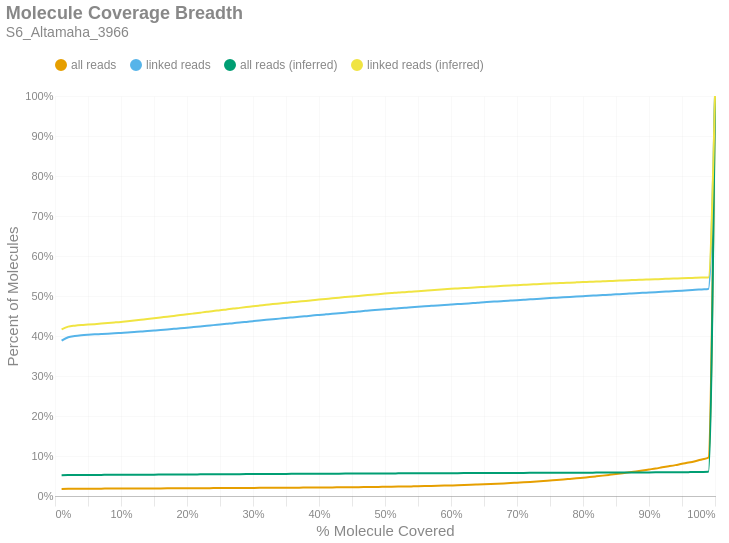

The notebook cell saved with this chart:
### Markdown cell above
### Molecule Read Coverage
This chart shows molecule coverage breadth as computed by the number of bases aligned to that molecule. In other words, "*how much of each unique long molecule is actually sequenced/aligned?*" Keep in mind there is a distinction between sequences and alignments, since some sequences belonging to a particular molecule may not align well and wouldn't appear in the alignment data. This chart also shows molecule coverage breadth as computed by the *inferred fragment* from which the aligned sequences originate. Unlike read coverage, this calculation takes into account the total insert size, including unsequenced gaps between the forward and reverse reads. Like the previous figures, these are cumulative percents.

### Code cell
if SKIPLR:
    print_html(f"Skipped")
else:
    binned_df = consolidated_hist(valids['coverage_bp'], mask, 0.01, True)
    binned_df_inf = consolidated_hist(valids['coverage_inserts'], mask, 0.01, True)
    binned_df = binned_df.with_columns(pl.lit(binned_df_inf['all reads (cumsum)']).alias('all reads (inferred)'))
    binned_df = binned_df.with_columns(pl.lit(binned_df_inf['linked reads (cumsum)']).alias('linked reads (inferred)'))
    binned_df = binned_df.with_columns(
        (pl.col('bin').cast(pl.Float64) + 0.01).alias('right_edge')
    )

    with SafeRender(binned_df):
        (
            density_plot(binned_df, 'Molecule Coverage Breadth', samplename, 'molcov', ['all reads (inferred)','linked reads (inferred)'])
            .encode(
                #x=alt.X('bin:Q', title="% Molecule Covered").axis(format = '%').scale(padding=0),
                x=alt.X('right_edge:Q', title="% Molecule Covered").axis(format='%').scale(padding=0),
                y=alt.Y('value:Q', title='Percent of Molecules')
                    .axis(format='%')
                    .stack(False)
                    .scale(domainMin=0, padding=0),
                color=alt.Color("key:N").scale(domain = ["all reads", "linked reads", "all reads (inferred)", "linked reads (inferred)"]),
                tooltip = [
                    alt.Tooltip("key:N", title = "Data Type"),
                    alt.Tooltip("range_label:N", title="% Molecule Covered"),
                    alt.Tooltip("value:Q", format = ".2%", title="% Molecules")
                ]
            )
        ).display()

### Figure 1 — Vega-Lite specification as saved in the notebook (floating-point values rounded to 4 significant figures)
{"width": "container", "height": 400, "config": {"title": {"anchor": "start", "dy": -15, "fontSize": 18, "color": "#888888", "subtitleColor": "#888888", "subtitleFontSize": 14}, "arc": {"fill": "#0072B2"}, "axis": {"domainColor": "#888888", "domainWidth": 0.5, "gridWidth": 0.2, "grid": false, "titleFontWeight": 400, "titleFontSize": 15, "labelFontSize": 11, "labelColor": "#888888", "tickColor": "#888888", "tickWidth": 0.2, "titleColor": "#888888"}, "axisBand": {"grid": false}, "axisX": {"grid": true, "tickSize": 10, "domainCap": "round"}, "axisY": {"domain": false, "grid": true, "tickSize": 0, "domainCap": "round"}, "background": "transparent", "header": {"labelFontSize": 15, "labelColor": "#888888", "titleFontSize": 15, "titleFontWeight": 600, "titleColor": "#888888"}, "legend": {"labelFont": "sans-serif", "labelFontSize": 12, "labelColor": "#888888", "symbolSize": 100, "symbolType": "circle", "titleFontSize": 12, "titlePadding": 10, "titleColor": "#888888", "title": null, "orient": "top"}, "range": {"category": ["#E69F00", "#56B4E9", "#009E73", "#F0E442", "#0072B2", "#D55E00", "#CC79A7", "#000000"], "diverging": ["#cfe8f3", "#a2d4ec", "#73bfe2", "#46abdb", "#1696d2", "#12719e"]}, "area": {"fill": "#0072B2", "fillOpacity": 0.7, "line": true, "strokeOpacity": 0.7}, "line": {"color": "#0072B2", "stroke": "#0072B2", "strokeWidth": 2}, "trail": {"color": "#0072B2", "stroke": "#0072B2", "strokeWidth": 0, "size": 1}, "point": {"filled": true, "fillOpacity": 1.0, "size": 95}, "text": {"color": "#888888", "fontSize": 11, "align": "right", "fontWeight": 400, "size": 11}, "bar": {"fill": "#0072B2", "stroke": null}, "view": {"stroke": null, "continuousWidth": 660, "continuousHeight": 400}}, "data": {"name": "data-99ac877af8a43c12a9a30ebfde20610d"}, "mark": {"type": "line", "interpolate": "monotone", "point": {"opacity": 0, "size": 275}}, "encoding": {"color": {"field": "key", "scale": {"domain": ["all reads", "linked reads", "all reads (inferred)", "linked reads (inferred)"]}, "type": "nominal"}, "tooltip": [{"field": "key", "title": "Data Type", "type": "nominal"}, {"field": "range_label", "title": "% Molecule Covered", "type": "nominal"}, {"field": "value", "format": ".2%", "title": "% Molecules", "type": "quantitative"}], "x": {"axis": {"format": "%"}, "field": "right_edge", "scale": {"padding": 0}, "title": "% Molecule Covered", "type": "quantitative"}, "y": {"axis": {"format": "%"}, "field": "value", "scale": {"domainMin": 0, "padding": 0}, "stack": false, "title": "Percent of Molecules", "type": "quantitative"}}, "params": [{"name": "param_c36ac31b6afebe62", "select": {"type": "point", "fields": ["key"]}, "bind": "legend"}], "title": {"text": "Molecule Coverage Breadth", "subtitle": "S6_Altamaha_3966"}, "transform": [{"fold": ["all reads (cumsum)", "linked reads (cumsum)", "all reads (inferred)", "linked reads (inferred)"]}, {"calculate": "replace(datum.key, ' (cumsum)', '')", "as": "key"}, {"filter": {"param": "param_c36ac31b6afebe62"}}], "usermeta": {"embedOptions": {"downloadFileName": "S6_Altamaha_3966.molcov"}}, "$schema": "https://vega.github.io/schema/vega-lite/v6.1.0.json", "datasets": {"data-99ac877af8a43c12a9a30ebfde20610d": [{"bin": "0.0", "interval": "0.0-0.01", "all reads": 0.01752, "linked reads": 0.3882, "all reads (cumsum)": 0.01752, "linked reads (cumsum)": 0.3882, "range_label": "0.0-0.01", "all reads (inferred)": 0.05212, "linked reads (inferred)": 0.4168, "right_edge": 0.01}, {"bin": "0.01", "interval": "0.01-0.02", "all reads": 0.0004296, "linked reads": 0.008599, "all reads (cumsum)": 0.01795, "linked reads (cumsum)": 0.3968, "range_label": "0.01-0.02", "all reads (inferred)": 0.05242, "linked reads (inferred)": 0.4234, "right_edge": 0.02}, {"bin": "0.02", "interval": "0.02-0.03", "all reads": 0.0001796, "linked reads": 0.003174, "all reads (cumsum)": 0.01813, "linked reads (cumsum)": 0.4, "range_label": "0.02-0.03", "all reads (inferred)": 0.05254, "linked reads (inferred)": 0.4259, "right_edge": 0.03}, {"bin": "0.03", "interval": "0.03-0.04", "all reads": 0.0001065, "linked reads": 0.001887, "all reads (cumsum)": 0.01823, "linked reads (cumsum)": 0.4019, "range_label": "0.03-0.04", "all reads (inferred)": 0.05261, "linked reads (inferred)": 0.4275, "right_edge": 0.04}, {"bin": "0.04", "interval": "0.04-0.05", "all reads": 7.777e-05, "linked reads": 0.001254, "all reads (cumsum)": 0.01831, "linked reads (cumsum)": 0.4032, "range_label": "0.04-0.05", "all reads (inferred)": 0.05267, "linked reads (inferred)": 0.4285, "right_edge": 0.05}, {"bin": "0.05", "interval": "0.05-0.06", "all reads": 6.712e-05, "linked reads": 0.000965, "all reads (cumsum)": 0.01838, "linked reads (cumsum)": 0.4041, "range_label": "0.05-0.06", "all reads (inferred)": 0.05273, "linked reads (inferred)": 0.4296, "right_edge": 0.06}, {"bin": "0.06", "interval": "0.06-0.07", "all reads": 5.925e-05, "linked reads": 0.0007613, "all reads (cumsum)": 0.01844, "linked reads (cumsum)": 0.4049, "range_label": "0.06-0.07", "all reads (inferred)": 0.05279, "linked reads (inferred)": 0.431, "right_edge": 0.07}, {"bin": "0.07", "interval": "0.07-0.08", "all reads": 5.416e-05, "linked reads": 0.0008042, "all reads (cumsum)": 0.01849, "linked reads (cumsum)": 0.4057, "range_label": "0.07-0.08", "all reads (inferred)": 0.05287, "linked reads (inferred)": 0.4325, "right_edge": 0.08}, {"bin": "0.08", "interval": "0.08-0.09", "all reads": 5.648e-05, "linked reads": 0.0009114, "all reads (cumsum)": 0.01855, "linked reads (cumsum)": 0.4066, "range_label": "0.08-0.09", "all reads (inferred)": 0.05293, "linked reads (inferred)": 0.4338, "right_edge": 0.09}, {"bin": "0.09", "interval": "0.09-0.1", "all reads": 6.62e-05, "linked reads": 0.001094, "all reads (cumsum)": 0.01861, "linked reads (cumsum)": 0.4077, "range_label": "0.09-0.1", "all reads (inferred)": 0.05301, "linked reads (inferred)": 0.4353, "right_edge": 0.1}, {"bin": "0.1", "interval": "0.1-0.11", "all reads": 6.759e-05, "linked reads": 0.001072, "all reads (cumsum)": 0.01868, "linked reads (cumsum)": 0.4088, "range_label": "0.1-0.11", "all reads (inferred)": 0.0531, "linked reads (inferred)": 0.4372, "right_edge": 0.11}, {"bin": "0.11", "interval": "0.11-0.12", "all reads": 6.481e-05, "linked reads": 0.001158, "all reads (cumsum)": 0.01875, "linked reads (cumsum)": 0.4099, "range_label": "0.11-0.12", "all reads (inferred)": 0.05318, "linked reads (inferred)": 0.439, "right_edge": 0.12}, {"bin": "0.12", "interval": "0.12-0.13", "all reads": 5.972e-05, "linked reads": 0.001029, "all reads (cumsum)": 0.01881, "linked reads (cumsum)": 0.4109, "range_label": "0.12-0.13", "all reads (inferred)": 0.05327, "linked reads (inferred)": 0.4407, "right_edge": 0.13}, {"bin": "0.13", "interval": "0.13-0.14", "all reads": 7.777e-05, "linked reads": 0.001383, "all reads (cumsum)": 0.01888, "linked reads (cumsum)": 0.4123, "range_label": "0.13-0.14", "all reads (inferred)": 0.05334, "linked reads (inferred)": 0.4424, "right_edge": 0.14}, {"bin": "0.14", "interval": "0.14-0.15", "all reads": 7.129e-05, "linked reads": 0.001287, "all reads (cumsum)": 0.01895, "linked reads (cumsum)": 0.4136, "range_label": "0.14-0.15", "all reads (inferred)": 0.05343, "linked reads (inferred)": 0.4442, "right_edge": 0.15}, {"bin": "0.15", "interval": "0.15-0.16", "all reads": 7.916e-05, "linked reads": 0.00134, "all reads (cumsum)": 0.01903, "linked reads (cumsum)": 0.415, "range_label": "0.15-0.16", "all reads (inferred)": 0.05352, "linked reads (inferred)": 0.4462, "right_edge": 0.16}, {"bin": "0.16", "interval": "0.16-0.17", "all reads": 8.147e-05, "linked reads": 0.001533, "all reads (cumsum)": 0.01912, "linked reads (cumsum)": 0.4165, "range_label": "0.16-0.17", "all reads (inferred)": 0.05363, "linked reads (inferred)": 0.4483, "right_edge": 0.17}, {"bin": "0.17", "interval": "0.17-0.18", "all reads": 8.009e-05, "linked reads": 0.001394, "all reads (cumsum)": 0.0192, "linked reads (cumsum)": 0.4179, "range_label": "0.17-0.18", "all reads (inferred)": 0.05372, "linked reads (inferred)": 0.4503, "right_edge": 0.18}, {"bin": "0.18", "interval": "0.18-0.19", "all reads": 7.916e-05, "linked reads": 0.001372, "all reads (cumsum)": 0.01927, "linked reads (cumsum)": 0.4193, "range_label": "0.18-0.19", "all reads (inferred)": 0.05381, "linked reads (inferred)": 0.4522, "right_edge": 0.19}, {"bin": "0.19", "interval": "0.19-0.2", "all reads": 8.147e-05, "linked reads": 0.001587, "all reads (cumsum)": 0.01936, "linked reads (cumsum)": 0.4208, "range_label": "0.19-0.2", "all reads (inferred)": 0.0539, "linked reads (inferred)": 0.4542, "right_edge": 0.2}, {"bin": "0.2", "interval": "0.2-0.21", "all reads": 8.61e-05, "linked reads": 0.001523, "all reads (cumsum)": 0.01944, "linked reads (cumsum)": 0.4224, "range_label": "0.2-0.21", "all reads (inferred)": 0.05399, "linked reads (inferred)": 0.4562, "right_edge": 0.21}, {"bin": "0.21", "interval": "0.21-0.22", "all reads": 7.685e-05, "linked reads": 0.001512, "all reads (cumsum)": 0.01952, "linked reads (cumsum)": 0.4239, "range_label": "0.21-0.22", "all reads (inferred)": 0.05409, "linked reads (inferred)": 0.4584, "right_edge": 0.22}, {"bin": "0.22", "interval": "0.22-0.23", "all reads": 8.24e-05, "linked reads": 0.001523, "all reads (cumsum)": 0.0196, "linked reads (cumsum)": 0.4254, "range_label": "0.22-0.23", "all reads (inferred)": 0.05419, "linked reads (inferred)": 0.4605, "right_edge": 0.23}, {"bin": "0.23", "interval": "0.23-0.24", "all reads": 9.49e-05, "linked reads": 0.00178, "all reads (cumsum)": 0.0197, "linked reads (cumsum)": 0.4272, "range_label": "0.23-0.24", "all reads (inferred)": 0.05428, "linked reads (inferred)": 0.4622, "right_edge": 0.24}, {"bin": "0.24", "interval": "0.24-0.25", "all reads": 8.147e-05, "linked reads": 0.001523, "all reads (cumsum)": 0.01978, "linked reads (cumsum)": 0.4287, "range_label": "0.24-0.25", "all reads (inferred)": 0.05438, "linked reads (inferred)": 0.4646, "right_edge": 0.25}, {"bin": "0.25", "interval": "0.25-0.26", "all reads": 8.657e-05, "linked reads": 0.00164, "all reads (cumsum)": 0.01986, "linked reads (cumsum)": 0.4303, "range_label": "0.25-0.26", "all reads (inferred)": 0.05448, "linked reads (inferred)": 0.4665, "right_edge": 0.26}, {"bin": "0.26", "interval": "0.26-0.27", "all reads": 9.675e-05, "linked reads": 0.001801, "all reads (cumsum)": 0.01996, "linked reads (cumsum)": 0.4321, "range_label": "0.26-0.27", "all reads (inferred)": 0.05457, "linked reads (inferred)": 0.4686, "right_edge": 0.27}, {"bin": "0.27", "interval": "0.27-0.28", "all reads": 7.777e-05, "linked reads": 0.001383, "all reads (cumsum)": 0.02004, "linked reads (cumsum)": 0.4335, "range_label": "0.27-0.28", "all reads (inferred)": 0.05466, "linked reads (inferred)": 0.4703, "right_edge": 0.28}, {"bin": "0.28", "interval": "0.28-0.29", "all reads": 9.536e-05, "linked reads": 0.001737, "all reads (cumsum)": 0.02013, "linked reads (cumsum)": 0.4353, "range_label": "0.28-0.29", "all reads (inferred)": 0.05475, "linked reads (inferred)": 0.4723, "right_edge": 0.29}, {"bin": "0.29", "interval": "0.29-0.3", "all reads": 0.0001046, "linked reads": 0.00178, "all reads (cumsum)": 0.02024, "linked reads (cumsum)": 0.437, "range_label": "0.29-0.3", "all reads (inferred)": 0.05484, "linked reads (inferred)": 0.4743, "right_edge": 0.3}, {"bin": "0.3", "interval": "0.3-0.31", "all reads": 9.814e-05, "linked reads": 0.001737, "all reads (cumsum)": 0.02034, "linked reads (cumsum)": 0.4388, "range_label": "0.3-0.31", "all reads (inferred)": 0.05493, "linked reads (inferred)": 0.4761, "right_edge": 0.31}, {"bin": "0.31", "interval": "0.31-0.32", "all reads": 9.212e-05, "linked reads": 0.00163, "all reads (cumsum)": 0.02043, "linked reads (cumsum)": 0.4404, "range_label": "0.31-0.32", "all reads (inferred)": 0.05501, "linked reads (inferred)": 0.4779, "right_edge": 0.32}, {"bin": "0.32", "interval": "0.32-0.33", "all reads": 9.444e-05, "linked reads": 0.001555, "all reads (cumsum)": 0.02052, "linked reads (cumsum)": 0.442, "range_label": "0.32-0.33", "all reads (inferred)": 0.0551, "linked reads (inferred)": 0.4798, "right_edge": 0.33}, {"bin": "0.33", "interval": "0.33-0.34", "all reads": 9.258e-05, "linked reads": 0.001469, "all reads (cumsum)": 0.02062, "linked reads (cumsum)": 0.4434, "range_label": "0.33-0.34", "all reads (inferred)": 0.05519, "linked reads (inferred)": 0.4814, "right_edge": 0.34}, {"bin": "0.34", "interval": "0.34-0.35", "all reads": 0.0001042, "linked reads": 0.001619, "all reads (cumsum)": 0.02072, "linked reads (cumsum)": 0.4451, "range_label": "0.34-0.35", "all reads (inferred)": 0.05527, "linked reads (inferred)": 0.4831, "right_edge": 0.35}, {"bin": "0.35", "interval": "0.35-0.36", "all reads": 9.953e-05, "linked reads": 0.001437, "all reads (cumsum)": 0.02082, "linked reads (cumsum)": 0.4465, "range_label": "0.35-0.36", "all reads (inferred)": 0.05536, "linked reads (inferred)": 0.4849, "right_edge": 0.36}, {"bin": "0.36", "interval": "0.36-0.37", "all reads": 0.0001009, "linked reads": 0.001426, "all reads (cumsum)": 0.02092, "linked reads (cumsum)": 0.4479, "range_label": "0.36-0.37", "all reads (inferred)": 0.05543, "linked reads (inferred)": 0.4863, "right_edge": 0.37}, {"bin": "0.37", "interval": "0.37-0.38", "all reads": 0.0001162, "linked reads": 0.001662, "all reads (cumsum)": 0.02104, "linked reads (cumsum)": 0.4496, "range_label": "0.37-0.38", "all reads (inferred)": 0.0555, "linked reads (inferred)": 0.4877, "right_edge": 0.38}, {"bin": "0.38", "interval": "0.38-0.39", "all reads": 0.0001222, "linked reads": 0.001726, "all reads (cumsum)": 0.02116, "linked reads (cumsum)": 0.4513, "range_label": "0.38-0.39", "all reads (inferred)": 0.05558, "linked reads (inferred)": 0.4894, "right_edge": 0.39}, {"bin": "0.39", "interval": "0.39-0.4", "all reads": 0.0001162, "linked reads": 0.001405, "all reads (cumsum)": 0.02128, "linked reads (cumsum)": 0.4527, "range_label": "0.39-0.4", "all reads (inferred)": 0.05567, "linked reads (inferred)": 0.4911, "right_edge": 0.4}, {"bin": "0.4", "interval": "0.4-0.41", "all reads": 0.0001222, "linked reads": 0.001362, "all reads (cumsum)": 0.0214, "linked reads (cumsum)": 0.4541, "range_label": "0.4-0.41", "all reads (inferred)": 0.05574, "linked reads (inferred)": 0.4927, "right_edge": 0.41}, {"bin": "0.41", "interval": "0.41-0.42", "all reads": 0.0001273, "linked reads": 0.00134, "all reads (cumsum)": 0.02153, "linked reads (cumsum)": 0.4554, "range_label": "0.41-0.42", "all reads (inferred)": 0.05582, "linked reads (inferred)": 0.4942, "right_edge": 0.42}, {"bin": "0.42", "interval": "0.42-0.43", "all reads": 0.0001347, "linked reads": 0.001512, "all reads (cumsum)": 0.02166, "linked reads (cumsum)": 0.4569, "range_label": "0.42-0.43", "all reads (inferred)": 0.0559, "linked reads (inferred)": 0.4959, "right_edge": 0.43}, {"bin": "0.43", "interval": "0.43-0.44", "all reads": 0.0001565, "linked reads": 0.001437, "all reads (cumsum)": 0.02182, "linked reads (cumsum)": 0.4584, "range_label": "0.43-0.44", "all reads (inferred)": 0.05599, "linked reads (inferred)": 0.4974, "right_edge": 0.44}, {"bin": "0.44", "interval": "0.44-0.45", "all reads": 0.0001616, "linked reads": 0.001405, "all reads (cumsum)": 0.02198, "linked reads (cumsum)": 0.4598, "range_label": "0.44-0.45", "all reads (inferred)": 0.05605, "linked reads (inferred)": 0.4989, "right_edge": 0.45}, {"bin": "0.45", "interval": "0.45-0.46", "all reads": 0.0001662, "linked reads": 0.001426, "all reads (cumsum)": 0.02214, "linked reads (cumsum)": 0.4612, "range_label": "0.45-0.46", "all reads (inferred)": 0.05613, "linked reads (inferred)": 0.5003, "right_edge": 0.46}, {"bin": "0.46", "interval": "0.46-0.47", "all reads": 0.0001991, "linked reads": 0.001673, "all reads (cumsum)": 0.02234, "linked reads (cumsum)": 0.4629, "range_label": "0.46-0.47", "all reads (inferred)": 0.0562, "linked reads (inferred)": 0.5017, "right_edge": 0.47}, {"bin": "0.47", "interval": "0.47-0.48", "all reads": 0.0002065, "linked reads": 0.001265, "all reads (cumsum)": 0.02255, "linked reads (cumsum)": 0.4641, "range_label": "0.47-0.48", "all reads (inferred)": 0.05628, "linked reads (inferred)": 0.5031, "right_edge": 0.48}, {"bin": "0.48", "interval": "0.48-0.49", "all reads": 0.0002199, "linked reads": 0.001372, "all reads (cumsum)": 0.02277, "linked reads (cumsum)": 0.4655, "range_label": "0.48-0.49", "all reads (inferred)": 0.05636, "linked reads (inferred)": 0.5047, "right_edge": 0.49}, {"bin": "0.49", "interval": "0.49-0.5", "all reads": 0.0002379, "linked reads": 0.001233, "all reads (cumsum)": 0.02301, "linked reads (cumsum)": 0.4667, "range_label": "0.49-0.5", "all reads (inferred)": 0.05643, "linked reads (inferred)": 0.506, "right_edge": 0.5}, {"bin": "0.5", "interval": "0.5-0.51", "all reads": 0.0002282, "linked reads": 0.001362, "all reads (cumsum)": 0.02324, "linked reads (cumsum)": 0.4681, "range_label": "0.5-0.51", "all reads (inferred)": 0.05649, "linked reads (inferred)": 0.5073, "right_edge": 0.51}, {"bin": "0.51", "interval": "0.51-0.52", "all reads": 0.0002477, "linked reads": 0.001362, "all reads (cumsum)": 0.02348, "linked reads (cumsum)": 0.4695, "range_label": "0.51-0.52", "all reads (inferred)": 0.05657, "linked reads (inferred)": 0.5086, "right_edge": 0.52}, {"bin": "0.52", "interval": "0.52-0.53", "all reads": 0.0002578, "linked reads": 0.0009543, "all reads (cumsum)": 0.02374, "linked reads (cumsum)": 0.4704, "range_label": "0.52-0.53", "all reads (inferred)": 0.05662, "linked reads (inferred)": 0.5097, "right_edge": 0.53}, {"bin": "0.53", "interval": "0.53-0.54", "all reads": 0.0003134, "linked reads": 0.001351, "all reads (cumsum)": 0.02405, "linked reads (cumsum)": 0.4718, "range_label": "0.53-0.54", "all reads (inferred)": 0.05669, "linked reads (inferred)": 0.5108, "right_edge": 0.54}, {"bin": "0.54", "interval": "0.54-0.55", "all reads": 0.0003236, "linked reads": 0.001115, "all reads (cumsum)": 0.02438, "linked reads (cumsum)": 0.4729, "range_label": "0.54-0.55", "all reads (inferred)": 0.05675, "linked reads (inferred)": 0.5119, "right_edge": 0.55}, {"bin": "0.55", "interval": "0.55-0.56", "all reads": 0.0003602, "linked reads": 0.00133, "all reads (cumsum)": 0.02474, "linked reads (cumsum)": 0.4742, "range_label": "0.55-0.56", "all reads (inferred)": 0.05682, "linked reads (inferred)": 0.5132, "right_edge": 0.56}, {"bin": "0.56", "interval": "0.56-0.57", "all reads": 0.0003861, "linked reads": 0.001169, "all reads (cumsum)": 0.02512, "linked reads (cumsum)": 0.4754, "range_label": "0.56-0.57", "all reads (inferred)": 0.0569, "linked reads (inferred)": 0.5145, "right_edge": 0.57}, {"bin": "0.57", "interval": "0.57-0.58", "all reads": 0.0004023, "linked reads": 0.001147, "all reads (cumsum)": 0.02553, "linked reads (cumsum)": 0.4765, "range_label": "0.57-0.58", "all reads (inferred)": 0.05696, "linked reads (inferred)": 0.5157, "right_edge": 0.58}, {"bin": "0.58", "interval": "0.58-0.59", "all reads": 0.0004213, "linked reads": 0.0009435, "all reads (cumsum)": 0.02595, "linked reads (cumsum)": 0.4775, "range_label": "0.58-0.59", "all reads (inferred)": 0.05702, "linked reads (inferred)": 0.5167, "right_edge": 0.59}, {"bin": "0.59", "interval": "0.59-0.6", "all reads": 0.000456, "linked reads": 0.001179, "all reads (cumsum)": 0.0264, "linked reads (cumsum)": 0.4786, "range_label": "0.59-0.6", "all reads (inferred)": 0.05709, "linked reads (inferred)": 0.5179, "right_edge": 0.6}, {"bin": "0.6", "interval": "0.6-0.61", "all reads": 0.0004731, "linked reads": 0.001126, "all reads (cumsum)": 0.02688, "linked reads (cumsum)": 0.4798, "range_label": "0.6-0.61", "all reads (inferred)": 0.05715, "linked reads (inferred)": 0.5188, "right_edge": 0.61}, {"bin": "0.61", "interval": "0.61-0.62", "all reads": 0.0005324, "linked reads": 0.0009864, "all reads (cumsum)": 0.02741, "linked reads (cumsum)": 0.4808, "range_label": "0.61-0.62", "all reads (inferred)": 0.05722, "linked reads (inferred)": 0.5198, "right_edge": 0.62}, {"bin": "0.62", "interval": "0.62-0.63", "all reads": 0.0005662, "linked reads": 0.001104, "all reads (cumsum)": 0.02798, "linked reads (cumsum)": 0.4819, "range_label": "0.62-0.63", "all reads (inferred)": 0.05728, "linked reads (inferred)": 0.5208, "right_edge": 0.63}, {"bin": "0.63", "interval": "0.63-0.64", "all reads": 0.0006263, "linked reads": 0.001104, "all reads (cumsum)": 0.0286, "linked reads (cumsum)": 0.483, "range_label": "0.63-0.64", "all reads (inferred)": 0.05734, "linked reads (inferred)": 0.5217, "right_edge": 0.64}, {"bin": "0.64", "interval": "0.64-0.65", "all reads": 0.0006532, "linked reads": 0.001458, "all reads (cumsum)": 0.02925, "linked reads (cumsum)": 0.4844, "range_label": "0.64-0.65", "all reads (inferred)": 0.0574, "linked reads (inferred)": 0.5227, "right_edge": 0.65}, {"bin": "0.65", "interval": "0.65-0.66", "all reads": 0.0006884, "linked reads": 0.001115, "all reads (cumsum)": 0.02994, "linked reads (cumsum)": 0.4855, "range_label": "0.65-0.66", "all reads (inferred)": 0.05747, "linked reads (inferred)": 0.5236, "right_edge": 0.66}, {"bin": "0.66", "interval": "0.66-0.67", "all reads": 0.0007379, "linked reads": 0.0009221, "all reads (cumsum)": 0.03068, "linked reads (cumsum)": 0.4865, "range_label": "0.66-0.67", "all reads (inferred)": 0.05753, "linked reads (inferred)": 0.5245, "right_edge": 0.67}, {"bin": "0.67", "interval": "0.67-0.68", "all reads": 0.0007823, "linked reads": 0.001072, "all reads (cumsum)": 0.03146, "linked reads (cumsum)": 0.4875, "range_label": "0.67-0.68", "all reads (inferred)": 0.0576, "linked reads (inferred)": 0.5255, "right_edge": 0.68}, {"bin": "0.68", "interval": "0.68-0.69", "all reads": 0.0008555, "linked reads": 0.00104, "all reads (cumsum)": 0.03232, "linked reads (cumsum)": 0.4886, "range_label": "0.68-0.69", "all reads (inferred)": 0.05766, "linked reads (inferred)": 0.5264, "right_edge": 0.69}, {"bin": "0.69", "interval": "0.69-0.7", "all reads": 0.000974, "linked reads": 0.00104, "all reads (cumsum)": 0.03329, "linked reads (cumsum)": 0.4896, "range_label": "0.69-0.7", "all reads (inferred)": 0.05772, "linked reads (inferred)": 0.5271, "right_edge": 0.7}, {"bin": "0.7", "interval": "0.7-0.71", "all reads": 0.0009388, "linked reads": 0.001019, "all reads (cumsum)": 0.03423, "linked reads (cumsum)": 0.4906, "range_label": "0.7-0.71", "all reads (inferred)": 0.05778, "linked reads (inferred)": 0.528, "right_edge": 0.71}, {"bin": "0.71", "interval": "0.71-0.72", "all reads": 0.001017, "linked reads": 0.0009972, "all reads (cumsum)": 0.03525, "linked reads (cumsum)": 0.4916, "range_label": "0.71-0.72", "all reads (inferred)": 0.05784, "linked reads (inferred)": 0.5289, "right_edge": 0.72}, {"bin": "0.72", "interval": "0.72-0.73", "all reads": 0.001093, "linked reads": 0.0009221, "all reads (cumsum)": 0.03634, "linked reads (cumsum)": 0.4926, "range_label": "0.72-0.73", "all reads (inferred)": 0.0579, "linked reads (inferred)": 0.5296, "right_edge": 0.73}, {"bin": "0.73", "interval": "0.73-0.74", "all reads": 0.00115, "linked reads": 0.001233, "all reads (cumsum)": 0.03749, "linked reads (cumsum)": 0.4938, "range_label": "0.73-0.74", "all reads (inferred)": 0.05796, "linked reads (inferred)": 0.5306, "right_edge": 0.74}, {"bin": "0.74", "interval": "0.74-0.75", "all reads": 0.001244, "linked reads": 0.001051, "all reads (cumsum)": 0.03874, "linked reads (cumsum)": 0.4948, "range_label": "0.74-0.75", "all reads (inferred)": 0.05803, "linked reads (inferred)": 0.5314, "right_edge": 0.75}, {"bin": "0.75", "interval": "0.75-0.76", "all reads": 0.001206, "linked reads": 0.0008578, "all reads (cumsum)": 0.03994, "linked reads (cumsum)": 0.4957, "range_label": "0.75-0.76", "all reads (inferred)": 0.05808, "linked reads (inferred)": 0.532, "right_edge": 0.76}, {"bin": "0.76", "interval": "0.76-0.77", "all reads": 0.001319, "linked reads": 0.0008792, "all reads (cumsum)": 0.04126, "linked reads (cumsum)": 0.4966, "range_label": "0.76-0.77", "all reads (inferred)": 0.05814, "linked reads (inferred)": 0.5328, "right_edge": 0.77}, {"bin": "0.77", "interval": "0.77-0.78", "all reads": 0.001447, "linked reads": 0.0009221, "all reads (cumsum)": 0.04271, "linked reads (cumsum)": 0.4975, "range_label": "0.77-0.78", "all reads (inferred)": 0.05819, "linked reads (inferred)": 0.5334, "right_edge": 0.78}, {"bin": "0.78", "interval": "0.78-0.79", "all reads": 0.001459, "linked reads": 0.0009757, "all reads (cumsum)": 0.04417, "linked reads (cumsum)": 0.4985, "range_label": "0.78-0.79", "all reads (inferred)": 0.05826, "linked reads (inferred)": 0.5341, "right_edge": 0.79}, {"bin": "0.79", "interval": "0.79-0.8", "all reads": 0.001647, "linked reads": 0.001029, "all reads (cumsum)": 0.04581, "linked reads (cumsum)": 0.4995, "range_label": "0.79-0.8", "all reads (inferred)": 0.05833, "linked reads (inferred)": 0.5349, "right_edge": 0.8}, {"bin": "0.8", "interval": "0.8-0.81", "all reads": 0.001579, "linked reads": 0.001072, "all reads (cumsum)": 0.04739, "linked reads (cumsum)": 0.5006, "range_label": "0.8-0.81", "all reads (inferred)": 0.05838, "linked reads (inferred)": 0.5354, "right_edge": 0.81}, {"bin": "0.81", "interval": "0.81-0.82", "all reads": 0.001735, "linked reads": 0.0007291, "all reads (cumsum)": 0.04913, "linked reads (cumsum)": 0.5013, "range_label": "0.81-0.82", "all reads (inferred)": 0.05845, "linked reads (inferred)": 0.5361, "right_edge": 0.82}, {"bin": "0.82", "interval": "0.82-0.83", "all reads": 0.001801, "linked reads": 0.0009114, "all reads (cumsum)": 0.05093, "linked reads (cumsum)": 0.5022, "range_label": "0.82-0.83", "all reads (inferred)": 0.0585, "linked reads (inferred)": 0.5368, "right_edge": 0.83}, {"bin": "0.83", "interval": "0.83-0.84", "all reads": 0.001928, "linked reads": 0.0007613, "all reads (cumsum)": 0.05286, "linked reads (cumsum)": 0.503, "range_label": "0.83-0.84", "all reads (inferred)": 0.05856, "linked reads (inferred)": 0.5374, "right_edge": 0.84}, {"bin": "0.84", "interval": "0.84-0.85", "all reads": 0.001991, "linked reads": 0.001104, "all reads (cumsum)": 0.05485, "linked reads (cumsum)": 0.5041, "range_label": "0.84-0.85", "all reads (inferred)": 0.05864, "linked reads (inferred)": 0.5382, "right_edge": 0.85}, {"bin": "0.85", "interval": "0.85-0.86", "all reads": 0.00211, "linked reads": 0.0008685, "all reads (cumsum)": 0.05696, "linked reads (cumsum)": 0.5049, "range_label": "0.85-0.86", "all reads (inferred)": 0.05871, "linked reads (inferred)": 0.5388, "right_edge": 0.86}, {"bin": "0.86", "interval": "0.86-0.87", "all reads": 0.00218, "linked reads": 0.001051, "all reads (cumsum)": 0.05914, "linked reads (cumsum)": 0.506, "range_label": "0.86-0.87", "all reads (inferred)": 0.05878, "linked reads (inferred)": 0.5394, "right_edge": 0.87}, {"bin": "0.87", "interval": "0.87-0.88", "all reads": 0.002269, "linked reads": 0.001051, "all reads (cumsum)": 0.06141, "linked reads (cumsum)": 0.507, "range_label": "0.87-0.88", "all reads (inferred)": 0.05886, "linked reads (inferred)": 0.5401, "right_edge": 0.88}, {"bin": "0.88", "interval": "0.88-0.89", "all reads": 0.002362, "linked reads": 0.0007934, "all reads (cumsum)": 0.06377, "linked reads (cumsum)": 0.5078, "range_label": "0.88-0.89", "all reads (inferred)": 0.05893, "linked reads (inferred)": 0.5405, "right_edge": 0.89}, {"bin": "0.89", "interval": "0.89-0.9", "all reads": 0.002509, "linked reads": 0.0009328, "all reads (cumsum)": 0.06628, "linked reads (cumsum)": 0.5088, "range_label": "0.89-0.9", "all reads (inferred)": 0.05903, "linked reads (inferred)": 0.5413, "right_edge": 0.9}, {"bin": "0.9", "interval": "0.9-0.91", "all reads": 0.002425, "linked reads": 0.0008685, "all reads (cumsum)": 0.0687, "linked reads (cumsum)": 0.5096, "range_label": "0.9-0.91", "all reads (inferred)": 0.05911, "linked reads (inferred)": 0.5419, "right_edge": 0.91}, {"bin": "0.91", "interval": "0.91-0.92", "all reads": 0.002935, "linked reads": 0.0007184, "all reads (cumsum)": 0.07164, "linked reads (cumsum)": 0.5104, "range_label": "0.91-0.92", "all reads (inferred)": 0.0592, "linked reads (inferred)": 0.5425, "right_edge": 0.92}, {"bin": "0.92", "interval": "0.92-0.93", "all reads": 0.002709, "linked reads": 0.001019, "all reads (cumsum)": 0.07435, "linked reads (cumsum)": 0.5114, "range_label": "0.92-0.93", "all reads (inferred)": 0.05932, "linked reads (inferred)": 0.5432, "right_edge": 0.93}, {"bin": "0.93", "interval": "0.93-0.94", "all reads": 0.002884, "linked reads": 0.0009114, "all reads (cumsum)": 0.07723, "linked reads (cumsum)": 0.5123, "range_label": "0.93-0.94", "all reads (inferred)": 0.05943, "linked reads (inferred)": 0.5437, "right_edge": 0.94}, {"bin": "0.94", "interval": "0.94-0.95", "all reads": 0.003366, "linked reads": 0.0009972, "all reads (cumsum)": 0.0806, "linked reads (cumsum)": 0.5133, "range_label": "0.94-0.95", "all reads (inferred)": 0.05955, "linked reads (inferred)": 0.5442, "right_edge": 0.95}, {"bin": "0.95", "interval": "0.95-0.96", "all reads": 0.002963, "linked reads": 0.001179, "all reads (cumsum)": 0.08356, "linked reads (cumsum)": 0.5145, "range_label": "0.95-0.96", "all reads (inferred)": 0.05969, "linked reads (inferred)": 0.5448, "right_edge": 0.96}, {"bin": "0.96", "interval": "0.96-0.97", "all reads": 0.003548, "linked reads": 0.0009435, "all reads (cumsum)": 0.08711, "linked reads (cumsum)": 0.5154, "range_label": "0.96-0.97", "all reads (inferred)": 0.05986, "linked reads (inferred)": 0.5454, "right_edge": 0.97}, {"bin": "0.97", "interval": "0.97-0.98", "all reads": 0.004371, "linked reads": 0.00104, "all reads (cumsum)": 0.09148, "linked reads (cumsum)": 0.5165, "range_label": "0.97-0.98", "all reads (inferred)": 0.06014, "linked reads (inferred)": 0.546, "right_edge": 0.98}, {"bin": "0.98", "interval": "0.98-0.99", "all reads": 0.004278, "linked reads": 0.0009864, "all reads (cumsum)": 0.09576, "linked reads (cumsum)": 0.5174, "range_label": "0.98-0.99", "all reads (inferred)": 0.06062, "linked reads (inferred)": 0.5464, "right_edge": 0.99}, {"bin": "0.99", "interval": "0.99-1.0", "all reads": 0.9042, "linked reads": 0.4826, "all reads (cumsum)": 1.0, "linked reads (cumsum)": 1.0, "range_label": "0.99-1.0", "all reads (inferred)": 1.0, "linked reads (inferred)": 1.0, "right_edge": 1.0}]}}
